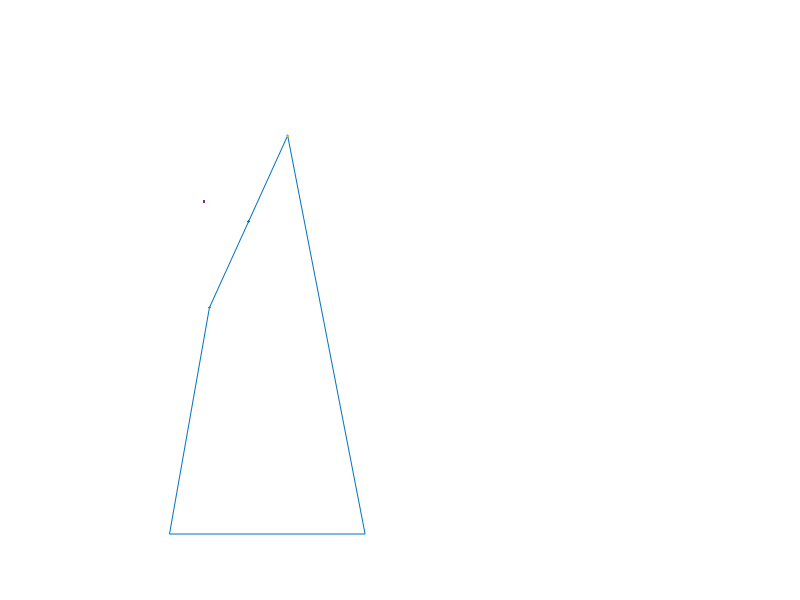

Recreate this plot in MATLAB. (Note: this script raises an error after producing the figure.)
% Hair Bundle Geometry Script
clf

L1 = 4.7;   % length of shortest stereocilia
L2 = 8.3;   % length of longest stereocilia
theta1 = 10;% angle of shortest stereocilia to the vertical
theta2 = 11;% angle of longest stereocilia to the vertical
base = 4;   % length of base of the hair bundle

line([0 base],[0 0])
line([0 L1*sind(theta1)], [0 L1*cosd(theta1)])
line([base base-L2*sind(theta2)], [0 L2*cosd(theta2)])
line([L1*sind(theta1) base-L2*sind(theta2)],[L1*cosd(theta1) L2*cosd(theta2)])

A = L1*sind(theta1);
B = L1*cosd(theta1);
C = base-L2*sind(theta2);
D = L2*cosd(theta2);
hypotenuse = sqrt(((C-A)^2) + ((D-B)^2));
theta3 = asind((C-A)/hypotenuse);
x = (hypotenuse/2)*sind(theta3);
y = (hypotenuse/2)*cosd(theta3);
midpoint_x = A + x;
midpoint_y = B + y;

xx = cosd(theta3);
yy = sind(theta3);

ionto_x = midpoint_x - xx;
ionto_y = midpoint_y + yy;

axis([0 10 0 10])
hold on
plot(midpoint_x,midpoint_y,'.')
plot(L1*sind(theta1),L1*cosd(theta1),'.')
plot(base-L2*sind(theta2),L2*cosd(theta2),'.')
plot(ionto_x, ionto_y,'.')
axis square
set(gca, 'Visible','off')

r1 = distance(A,B,ionto_x, ionto_y);
r2 = distance(midpoint_x, midpoint_y, ionto_x, ionto_y);
r3 = distance(C,D,ionto_x, ionto_y);

